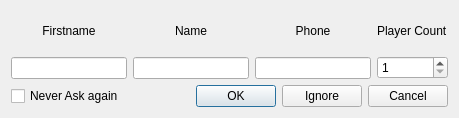
<?xml version="1.0" encoding="UTF-8"?>
<ui version="4.0">
 <class>PlayerInformationFormDialog</class>
 <widget class="QDialog" name="PlayerInformationFormDialog">
  <property name="geometry">
   <rect>
    <x>0</x>
    <y>0</y>
    <width>459</width>
    <height>118</height>
   </rect>
  </property>
  <property name="windowTitle">
   <string>Dialog</string>
  </property>
  <layout class="QVBoxLayout" name="verticalLayout_5">
   <item>
    <layout class="QHBoxLayout" name="horizontalLayout">
     <item>
      <layout class="QVBoxLayout" name="verticalLayout">
       <item>
        <widget class="QLabel" name="label_2">
         <property name="text">
          <string>Firstname</string>
         </property>
         <property name="textFormat">
          <enum>Qt::AutoText</enum>
         </property>
         <property name="alignment">
          <set>Qt::AlignCenter</set>
         </property>
        </widget>
       </item>
       <item>
        <widget class="QLineEdit" name="m_firstNameEdit"/>
       </item>
      </layout>
     </item>
     <item>
      <layout class="QVBoxLayout" name="verticalLayout_2">
       <item>
        <widget class="QLabel" name="label">
         <property name="text">
          <string>Name</string>
         </property>
         <property name="textFormat">
          <enum>Qt::AutoText</enum>
         </property>
         <property name="alignment">
          <set>Qt::AlignCenter</set>
         </property>
        </widget>
       </item>
       <item>
        <widget class="QLineEdit" name="m_nameEdit"/>
       </item>
      </layout>
     </item>
     <item>
      <layout class="QVBoxLayout" name="verticalLayout_3">
       <item>
        <widget class="QLabel" name="label_3">
         <property name="text">
          <string>Phone</string>
         </property>
         <property name="textFormat">
          <enum>Qt::AutoText</enum>
         </property>
         <property name="alignment">
          <set>Qt::AlignCenter</set>
         </property>
        </widget>
       </item>
       <item>
        <widget class="QLineEdit" name="m_phoneEdit"/>
       </item>
      </layout>
     </item>
     <item>
      <layout class="QVBoxLayout" name="verticalLayout_4">
       <item>
        <widget class="QLabel" name="label_4">
         <property name="text">
          <string>Player Count</string>
         </property>
        </widget>
       </item>
       <item>
        <widget class="QSpinBox" name="m_playerCount">
         <property name="minimum">
          <number>1</number>
         </property>
         <property name="value">
          <number>1</number>
         </property>
        </widget>
       </item>
      </layout>
     </item>
    </layout>
   </item>
   <item>
    <layout class="QHBoxLayout" name="horizontalLayout_2">
     <item>
      <widget class="QCheckBox" name="m_neverAskAgain">
       <property name="text">
        <string>Never Ask again</string>
       </property>
      </widget>
     </item>
     <item>
      <spacer name="horizontalSpacer">
       <property name="orientation">
        <enum>Qt::Horizontal</enum>
       </property>
       <property name="sizeHint" stdset="0">
        <size>
         <width>40</width>
         <height>20</height>
        </size>
       </property>
      </spacer>
     </item>
     <item>
      <widget class="QDialogButtonBox" name="buttonBox">
       <property name="orientation">
        <enum>Qt::Horizontal</enum>
       </property>
       <property name="standardButtons">
        <set>QDialogButtonBox::Cancel|QDialogButtonBox::Ignore|QDialogButtonBox::Ok</set>
       </property>
      </widget>
     </item>
    </layout>
   </item>
  </layout>
 </widget>
 <resources/>
 <connections>
  <connection>
   <sender>buttonBox</sender>
   <signal>accepted()</signal>
   <receiver>PlayerInformationFormDialog</receiver>
   <slot>accept()</slot>
   <hints>
    <hint type="sourcelabel">
     <x>248</x>
     <y>254</y>
    </hint>
    <hint type="destinationlabel">
     <x>157</x>
     <y>274</y>
    </hint>
   </hints>
  </connection>
  <connection>
   <sender>buttonBox</sender>
   <signal>rejected()</signal>
   <receiver>PlayerInformationFormDialog</receiver>
   <slot>reject()</slot>
   <hints>
    <hint type="sourcelabel">
     <x>316</x>
     <y>260</y>
    </hint>
    <hint type="destinationlabel">
     <x>286</x>
     <y>274</y>
    </hint>
   </hints>
  </connection>
 </connections>
</ui>
